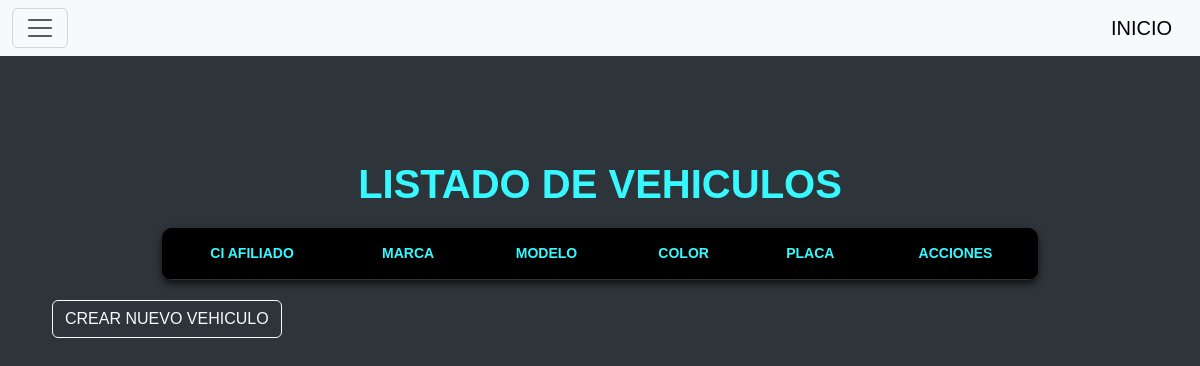
The page /vehiculos on the database as committed earlier.
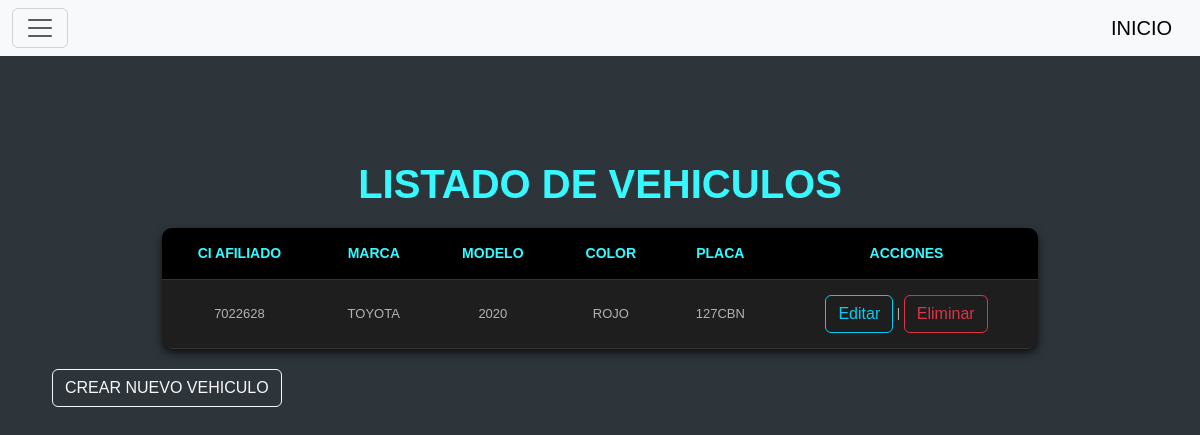
The same page on the database as committed later.
### tables this page shows
CREATE TABLE vehiculo (
            id INTEGER PRIMARY KEY AUTOINCREMENT,
            ci_afiliado INT,
            marca TEXT NOT NULL,
            modelo TEXT NOT NULL,
            color TEXT NOT NULL,
            numero_chasis TEXT UNIQUE NOT NULL,
            placa TEXT UNIQUE NOT NULL,
            observaciones TEXT,
            FOREIGN KEY (ci_afiliado) REFERENCES afiliado(ci)
        );

### blueprints/vehiculos/__init__.py (the view)
@vehiculos_bp.route("/vehiculos")
def index():
    conn = sqlite3.connect("star_service.db")
    conn.row_factory = sqlite3.Row
    cursor = conn.cursor()
    cursor.execute("SELECT * FROM vehiculo")
    vehiculos = cursor.fetchall()
    conn.close()
    return render_template('index_vehiculo.html',vehiculos=vehiculos)

### blueprints/vehiculos/templates/index_vehiculo.html (shortened to what this page needs)
{% include 'header.html' %}
<div class="container mt-5">
    <h1 class="fw-bold">LISTADO DE VEHICULOS</h1>
    <table class="tabla-gris">
        <thead>
            <tr>
                <th>CI Afiliado</th>
                <th>Marca</th>
                <th>Modelo</th>
                <th>Color</th>
                <th>Placa</th>
                <th>Acciones</th>
            </tr>
        </thead>
        <tbody>
            {% for vehiculo in vehiculos %}
            <tr>
                <td>{{ vehiculo['ci_afiliado'] }}</td>
                <td>{{ vehiculo['marca'] }}</td>
                <td>{{ vehiculo['modelo'] }}</td>
                <td>{{ vehiculo['color'] }}</td>
                <td>{{ vehiculo['placa'] }}</td>
                <td>
                    <a href="{{ url_for('vehiculos.editar', id=vehiculo['id']) }}" class="btn btn-outline-info">Editar</a> |
                    <a href="{{ url_for('vehiculos.eliminar', id=vehiculo['id']) }}" onclick="return confirm('¿Estás seguro?')" class="btn btn-outline-danger">Eliminar</a>
                </td>
            </tr>
            {% endfor %}
        </tbody>
    </table>
    <a href="{{ url_for('vehiculos.crear') }}" class="btn btn-outline-light">CREAR NUEVO VEHICULO</a>
</div>
{% include 'footer.html' %}

Rows that differ between the two databases and show on the page:
added vehiculo: ci_afiliado "7022628", marca "TOYOTA", modelo "2020", color "ROJO", placa "127CBN"
